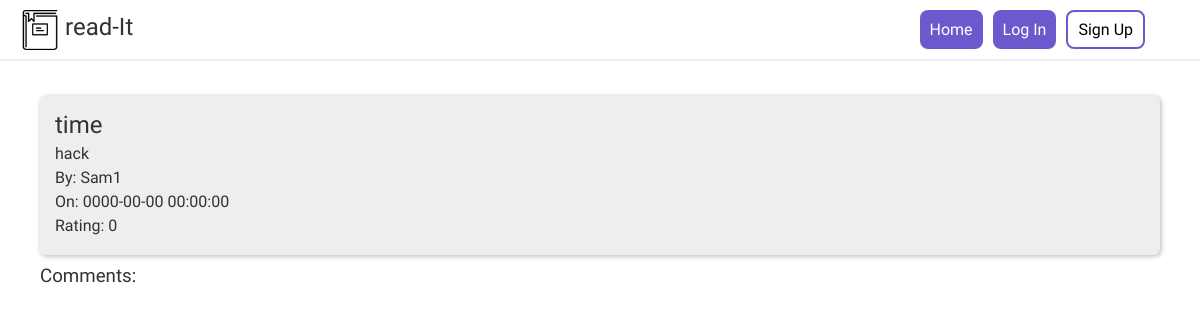
Page /subredditController.php?action=viewPost&postID=21 on the earlier database version.
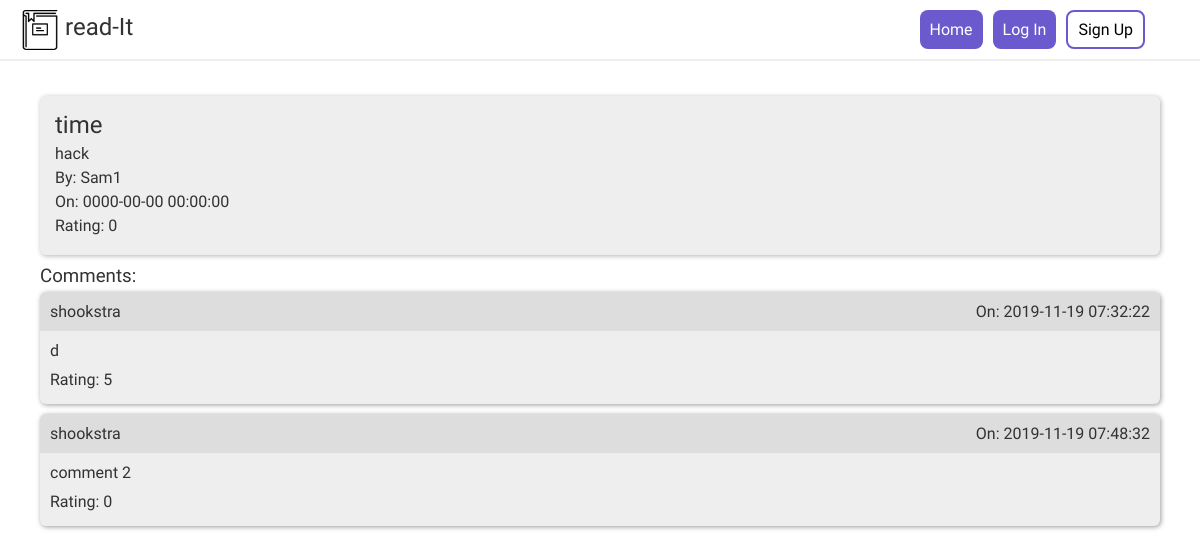
Same page on the later database version.
### tables this page shows
CREATE TABLE `posts` (
  `postID` int(11) NOT NULL,
  `subredditID` int(11) NOT NULL,
  `userID` int(11) NOT NULL,
  `postTitle` varchar(64) NOT NULL,
  `postContent` varchar(1500) NOT NULL,
  `postTime` datetime NOT NULL DEFAULT current_timestamp(),
  `rating` int(11) NOT NULL DEFAULT 0
);

CREATE TABLE `users` (
  `userID` int(11) NOT NULL,
  `username` varchar(32) NOT NULL,
  `email` varchar(64) NOT NULL,
  `password` varchar(128) NOT NULL
);

CREATE TABLE `comments` (
  `commentID` int(11) NOT NULL,
  `userID` int(11) NOT NULL,
  `postID` int(11) NOT NULL,
  `subredditID` int(11) NOT NULL,
  `commentContent` varchar(500) NOT NULL,
  `commentTime` timestamp NOT NULL DEFAULT current_timestamp(),
  `rating` int(11) NOT NULL DEFAULT 0
);

### models/post/postDA.php (called while the page is built, shortened)
<?php
require_once 'models/post/post.php';
class postDA
{
    public static function get_post($postID)
    {
        $db = Database::getDB();
        $queryPost = 'SELECT * FROM posts where postID = :postID';
        $statement = $db->prepare($queryPost);
        $statement->bindValue(':postID', $postID);
        $statement->execute();
        $rows = $statement->fetchAll();
        foreach ($rows as $value) {
            $post = new post($value['postID'], $value['subredditID'], $value['userID'], $value['postTitle'], $value['postContent'], $value['postTime'], $value['rating']);
        }
        return $post;
    }
}

### models/post/post.php (called while the page is built, shortened)
<?php
class post
{
    private $postID, $subredditID, $userID, $postTitle, $postContent, $postTime, $rating;
    public function __construct($postID, $subredditID, $userID, $postTitle, $postContent, $postTime, $rating)
    {
        $this->postTitle = $postTitle;
        $this->postContent = $postContent;
        $this->postTime = $postTime;
        $this->rating = $rating;
    }
    public function getPostTitle()
    {
        return $this->postTitle;
    }
    public function getPostContent()
    {
        return $this->postContent;
    }
    public function getPostTime()
    {
        return $this->postTime;
    }
    public function getRating()
    {
        return $this->rating;
    }
}

### models/userDA.php (called while the page is built, shortened)
<?php
require_once('models/database.php');
require_once('models/user.php');
class userDA
{
    public static function getUserByID($userID)
    {
        $db = Database::getDB();
        $queryUser = 'SELECT * FROM users where userID = :userID';
        $statement = $db->prepare($queryUser);
        $statement->bindValue(':userID', $userID);
        $statement->execute();
        $rows = $statement->fetchAll();
        foreach ($rows as $value) {
            $user = new user($value['userID'], $value['username'], $value['email'], $value['password']);
        }
        return $user;
    }
}

### models/user.php (called while the page is built, shortened)
<?php
class user
{
    private $userID, $username, $email, $password;
    public function __construct($userID, $username, $email, $password)
    {
        $this->username = $username;
    }
    public function getUsername()
    {
        return $this->username;
    }
}

### models/comment/commentDA.php (called while the page is built, shortened)
<?php
require_once 'models/comment/comment.php';
class CommentDA
{
    public static function get_comments_by_subredditID($subredditID)
    {
        $db = Database::getDB();
        $query = 'SELECT * FROM comments WHERE subredditID LIKE :subredditID';
        $statement = $db->prepare($query);
        $statement->bindValue(':subredditID', $subredditID);
        $statement->execute();
        $rows = $statement->fetchAll();
        $comments = [];
        foreach ($rows as $value) {
            $comment = new Comment($value['commentID'], $value['userID'], $value['postID'], $value['subredditID'], $value['commentContent'], $value['commentTime'], $value['rating']);
            array_push($comments, $comment);
        }
        return $comments;
    }
}

### models/comment/comment.php (called while the page is built, shortened)
<?php
class Comment
{
    private $commentID, $userID, $postID, $subredditID, $commentContent, $commentTime, $rating;
    public function __construct($commentID, $userID, $postID, $subredditID, $commentContent, $commentTime, $rating)
    {
        $this->commentContent = $commentContent;
        $this->commentTime = $commentTime;
        $this->rating = $rating;
    }
    public function getCommentContent()
    {
        return $this->commentContent;
    }
    public function getCommentTime()
    {
        return $this->commentTime;
    }
    public function getRating()
    {
        return $this->rating;
    }
}

### views/viewPost.php (the view, shortened to what this page needs)
<?php
include_once("views/components/header.php");
include_once("models/comment/Comment.php"); ?>
<body>
    <?php include_once("views/components/nav.php"); ?>
    <div class="container">
        <div class="container-main">
            <div class="post">
                <div class="post-content">
                    <h2><?php echo htmlspecialchars($post->getPostTitle()) ?></h2>
                    <p><?php echo htmlspecialchars($post->getPostContent()) ?></p>
                    <p><?php echo 'By: ' . htmlspecialchars(userDA::getUserByID($post->getUserID())->getUsername()) ?></p>
                    <p><?php echo 'On: ' . htmlspecialchars($post->getPostTime()) ?></p>
                    <p><?php echo 'Rating: ' . htmlspecialchars($post->getRating()) ?></p>
                </div>
            </div>
            <h3>Comments: </h3>
            <?php foreach ($comments as $comment) : ?>
                <div class="comment">
                    <div class="comment-title">
                        <p><?php echo htmlspecialchars(userDA::getUserByID($comment->getUserID())->getUsername()); ?></p>
                        <p><?php echo 'On: ' . htmlspecialchars($comment->getCommentTime()); ?></p>
                    </div>
                    <div class="comment-content">
                        <?php echo '<p>' . htmlspecialchars($comment->getCommentContent()) . '</p>'; ?>
                        <?php echo '<p>Rating: ' . htmlspecialchars($comment->getRating()) . '</p>'; ?>
                    </div>
                </div>
            <?php endforeach ?>
        </div>
</body>

### subredditController.php (shortened to what this page needs)
<?php
require_once 'models/post/postDA.php';
require_once 'models/post/post.php';
require_once 'models/user.php';
require_once 'models/userDA.php';
require_once 'models/comment/commentDA.php';
require_once 'models/comment/comment.php';
$action = filter_input(INPUT_POST, 'action');
if ($action === null) {
    $action = filter_input(INPUT_GET, 'action');
}
switch ($action) {
    case 'viewPost':
        $postID = filter_input(INPUT_GET, 'postID');
        $post = postDA::get_post($postID);
        $comments = commentDA::get_comments_by_subredditID($post->getSubredditID());
        include("views/viewPost.php");
        die();
        break;
}

### views/components/header.php (shortened to what this page needs)
<head>
    <link rel="stylesheet" href="css/styling.css" />
</head>

### views/components/nav.php (shortened to what this page needs)
<nav>
    <div class="username">
        <img src="images/book.png" alt="book" height="40" class="logo" />
        <a href="index.php?action=home">
            <h2>
                read-It
            </h2>
        </a>
    </div>
    <div class="links">
        <a href="index.php?action=home" class="link">Home</a>
        <?php if (empty($_SESSION['username'])) { ?>
            <a href="index.php?action=signUp" class="link">Log In</a>
            <a href="index.php?action=signUp" class="link link-signup">Sign Up</a>
        <?php } ?>
        <div class="links-username">
        </div>
    </div>
</nav>

### css/styling.css (style rules this page uses)
*, *:before, *:after { box-sizing: inherit; }
* { margin: 0; padding: 0; font-weight: normal; font-family: "Arimo", Arial, Helvetica, sans-serif; text-decoration: none; outline: none; }
nav { display: flex; align-items: center; width: 100%; padding: 5px 20px; justify-content: space-between; border-bottom: 2px solid #eee; margin-bottom: 20px; }
nav a { color: white; }
.links { display: flex; }
.link { padding: 10px; margin: 5px; border-radius: 8px; background-color: slateblue; color: white; transition: 0.3s; border: none; font-size: 16px; }
.links-username { padding: 10px; margin: 5px; font-size: 16px; }
.username { display: flex; align-items: center; justify-content: center; font-weight: bold; }
.username h2 { color: rgb(50, 50, 50); }
.link-signup { background-color: white; border: 2px solid slateblue; padding: 8px 10px 8px 10px; color: black; }
.container { display: flex; width: 95%; margin: 0 auto; height: 100vh; justify-content: space-between; margin-bottom: 20px; }
.container-main p, h1, h2, h3, h4 { margin: 10px 0; }
.container-main { flex: 4; margin: 0 10px; border-radius: 8px; color: rgb(50, 50, 50); }
.logo { margin-right: 5px; }
.post { margin: 15px 0 10px 0; background-color: #eee; padding: 15px; border-radius: 6px; box-shadow: 1px 1px 5px 0 rgba(0, 0, 0, 0.3); display: flex; transition: box-shadow 350ms; }
.post-content { display: flex; flex-direction: column; align-items: flex-start; }
.post-content p, h2, h3 { padding: 0; margin: 0; margin-bottom: 5px; }
.comment { background-color: #eee; border-radius: 6px; box-shadow: 1px 1px 5px 0 rgba(0, 0, 0, 0.4); margin-bottom: 10px; }
.comment-title { background-color: rgb(221, 221, 221); border-radius: 6px 6px 0 0; padding: 0 10px; margin: 0; display: flex; justify-content: space-between; }
.comment-content { padding: 0 0 5px 10px; }

Differences in the rows shown:
added comments: userID.username "shookstra", commentTime "2019-11-19 07:32:22", commentContent "d", rating "5"
added comments: Username "shookstra", commentTime "2019-11-19 07:48:32", commentContent "comment 2", rating "0"
